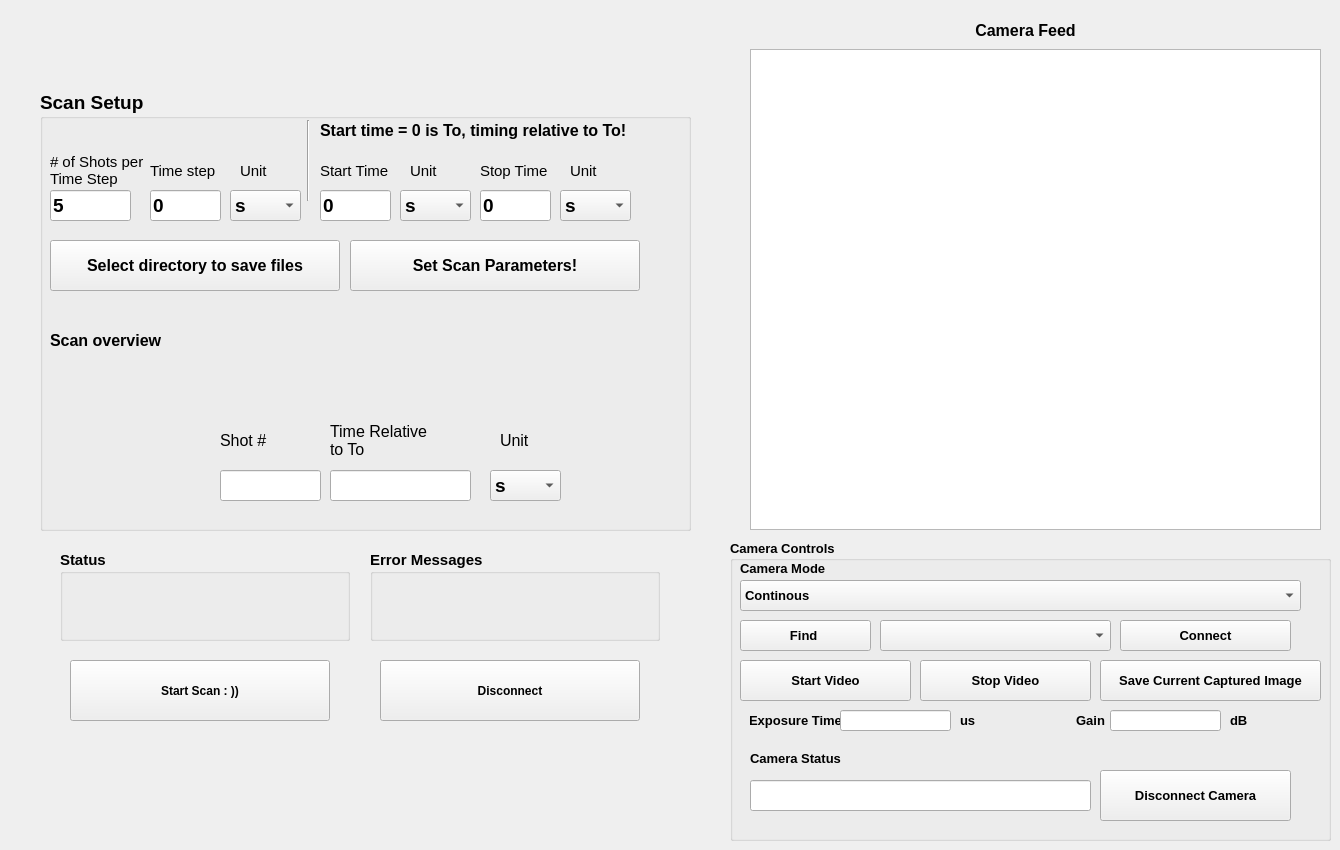
    <widget class="QWidget" name="tab_3">
     <attribute name="title">
      <string>Main Controls</string>
     </attribute>
     <widget class="QGroupBox" name="groupBox_14">
      <property name="geometry">
       <rect>
        <x>370</x>
        <y>550</y>
        <width>290</width>
        <height>91</height>
       </rect>
      </property>
      <property name="font">
       <font>
        <pointsize>11</pointsize>
        <weight>75</weight>
        <bold>true</bold>
       </font>
      </property>
      <property name="title">
       <string>Error Messages</string>
      </property>
      <widget class="QLabel" name="error_msg_label">
       <property name="geometry">
        <rect>
         <x>10</x>
         <y>30</y>
         <width>271</width>
         <height>51</height>
        </rect>
       </property>
       <property name="font">
        <font>
         <pointsize>11</pointsize>
         <weight>50</weight>
         <bold>false</bold>
        </font>
       </property>
       <property name="text">
        <string/>
       </property>
       <property name="wordWrap">
        <bool>true</bool>
       </property>
      </widget>
     </widget>
     <widget class="QPushButton" name="start_scan_bt">
      <property name="geometry">
       <rect>
        <x>70</x>
        <y>660</y>
        <width>260</width>
        <height>61</height>
       </rect>
      </property>
      <property name="font">
       <font>
        <weight>75</weight>
        <bold>true</bold>
       </font>
      </property>
      <property name="text">
       <string>Start Scan : ))</string>
      </property>
     </widget>
     <widget class="QPushButton" name="stop_bt">
      <property name="geometry">
       <rect>
        <x>380</x>
        <y>660</y>
        <width>260</width>
        <height>61</height>
       </rect>
      </property>
      <property name="font">
       <font>
        <weight>75</weight>
        <bold>true</bold>
       </font>
      </property>
      <property name="text">
       <string>Disconnect</string>
      </property>
     </widget>
     <widget class="QGroupBox" name="groupBox_10">
      <property name="geometry">
       <rect>
        <x>60</x>
        <y>550</y>
        <width>290</width>
        <height>91</height>
       </rect>
      </property>
      <property name="font">
       <font>
        <pointsize>11</pointsize>
        <weight>75</weight>
        <bold>true</bold>
       </font>
      </property>
      <property name="title">
       <string>Status</string>
      </property>
      <widget class="QLabel" name="status_label">
       <property name="geometry">
        <rect>
         <x>10</x>
         <y>30</y>
         <width>271</width>
         <height>51</height>
        </rect>
       </property>
       <property name="font">
        <font>
         <pointsize>11</pointsize>
         <weight>50</weight>
         <bold>false</bold>
        </font>
       </property>
       <property name="text">
        <string/>
       </property>
       <property name="wordWrap">
        <bool>true</bool>
       </property>
      </widget>
     </widget>
     <widget class="QLabel" name="label_38">
      <property name="geometry">
       <rect>
        <x>740</x>
        <y>20</y>
        <width>571</width>
        <height>21</height>
       </rect>
      </property>
      <property name="font">
       <font>
        <pointsize>12</pointsize>
        <weight>75</weight>
        <bold>true</bold>
       </font>
      </property>
      <property name="text">
       <string>Camera Feed</string>
      </property>
      <property name="alignment">
       <set>Qt::AlignCenter</set>
      </property>
     </widget>
     <widget class="ImageView" name="CapturedImage">
      <property name="geometry">
       <rect>
        <x>750</x>
        <y>49</y>
        <width>571</width>
        <height>481</height>
       </rect>
      </property>
     </widget>
     <widget class="QGroupBox" name="groupBox_15">
      <property name="geometry">
       <rect>
        <x>730</x>
        <y>540</y>
        <width>601</width>
        <height>301</height>
       </rect>
      </property>
      <property name="font">
       <font>
        <pointsize>10</pointsize>
        <weight>75</weight>
        <bold>true</bold>
       </font>
      </property>
      <property name="title">
       <string>Camera Controls</string>
      </property>
      <widget class="QComboBox" name="ModeComboBox">
       <property name="geometry">
        <rect>
         <x>10</x>
         <y>40</y>
         <width>561</width>
         <height>31</height>
        </rect>
       </property>
       <property name="font">
        <font>
         <pointsize>10</pointsize>
         <weight>75</weight>
         <bold>true</bold>
        </font>
       </property>
       <item>
        <property name="text">
         <string>Continous </string>
        </property>
       </item>
       <item>
        <property name="text">
         <string>Hardware Trigger</string>
        </property>
       </item>
      </widget>
      <widget class="QLabel" name="label_40">
       <property name="geometry">
        <rect>
         <x>10</x>
         <y>20</y>
         <width>111</width>
         <height>16</height>
        </rect>
       </property>
       <property name="font">
        <font>
         <pointsize>10</pointsize>
         <weight>75</weight>
         <bold>true</bold>
        </font>
       </property>
       <property name="text">
        <string>Camera Mode</string>
       </property>
      </widget>
      <widget class="QPushButton" name="StopVideoButton">
       <property name="geometry">
        <rect>
         <x>190</x>
         <y>120</y>
         <width>171</width>
         <height>41</height>
        </rect>
       </property>
       <property name="font">
        <font>
         <pointsize>10</pointsize>
         <weight>75</weight>
         <bold>true</bold>
        </font>
       </property>
       <property name="text">
        <string>Stop Video</string>
       </property>
      </widget>
      <widget class="QPushButton" name="FindButton">
       <property name="geometry">
        <rect>
         <x>10</x>
         <y>80</y>
         <width>131</width>
         <height>31</height>
        </rect>
       </property>
       <property name="font">
        <font>
         <pointsize>10</pointsize>
         <weight>75</weight>
         <bold>true</bold>
        </font>
       </property>
       <property name="text">
        <string>Find </string>
       </property>
      </widget>
      <widget class="QPushButton" name="ConnectButton">
       <property name="geometry">
        <rect>
         <x>390</x>
         <y>80</y>
         <width>171</width>
         <height>31</height>
        </rect>
       </property>
       <property name="font">
        <font>
         <pointsize>10</pointsize>
         <weight>75</weight>
         <bold>true</bold>
        </font>
       </property>
       <property name="text">
        <string>Connect</string>
       </property>
      </widget>
      <widget class="QComboBox" name="Found_Cam_ComboBox">
       <property name="geometry">
        <rect>
         <x>150</x>
         <y>80</y>
         <width>231</width>
         <height>31</height>
        </rect>
       </property>
      </widget>
      <widget class="QPushButton" name="StartVideoButton">
       <property name="geometry">
        <rect>
         <x>10</x>
         <y>120</y>
         <width>171</width>
         <height>41</height>
        </rect>
       </property>
       <property name="font">
        <font>
         <pointsize>10</pointsize>
         <weight>75</weight>
         <bold>true</bold>
        </font>
       </property>
       <property name="text">
        <string>Start Video</string>
       </property>
      </widget>
      <widget class="QLabel" name="label_41">
       <property name="geometry">
        <rect>
         <x>310</x>
         <y>160</y>
         <width>101</width>
         <height>41</height>
        </rect>
       </property>
       <property name="font">
        <font>
         <pointsize>10</pointsize>
         <weight>75</weight>
         <bold>true</bold>
        </font>
       </property>
       <property name="text">
        <string>Gain</string>
       </property>
       <property name="alignment">
        <set>Qt::AlignCenter</set>
       </property>
      </widget>
      <widget class="QLineEdit" name="gain_ip">
       <property name="geometry">
        <rect>
         <x>380</x>
         <y>170</y>
         <width>111</width>
         <height>21</height>
        </rect>
       </property>
      </widget>
      <widget class="QLabel" name="label_42">
       <property name="geometry">
        <rect>
         <x>20</x>
         <y>165</y>
         <width>91</width>
         <height>31</height>
        </rect>
       </property>
       <property name="font">
        <font>
         <pointsize>10</pointsize>
         <weight>75</weight>
         <bold>true</bold>
        </font>
       </property>
       <property name="text">
        <string>Exposure Time</string>
       </property>
       <property name="alignment">
        <set>Qt::AlignCenter</set>
       </property>
      </widget>
      <widget class="QLabel" name="label_43">
       <property name="geometry">
        <rect>
         <x>230</x>
         <y>170</y>
         <width>31</width>
         <height>20</height>
        </rect>
       </property>
       <property name="font">
        <font>
         <pointsize>10</pointsize>
         <weight>75</weight>
         <bold>true</bold>
        </font>
       </property>
       <property name="text">
        <string>us</string>
       </property>
      </widget>
      <widget class="QLineEdit" name="exposure_time_ip">
       <property name="geometry">
        <rect>
         <x>110</x>
         <y>170</y>
         <width>111</width>
         <height>21</height>
        </rect>
       </property>
      </widget>
      <widget class="QLabel" name="label_44">
       <property name="geometry">
        <rect>
         <x>500</x>
         <y>170</y>
         <width>60</width>
         <height>21</height>
        </rect>
       </property>
       <property name="font">
        <font>
         <pointsize>10</pointsize>
         <weight>75</weight>
         <bold>true</bold>
        </font>
       </property>
       <property name="text">
        <string>dB</string>
       </property>
      </widget>
      <widget class="QPushButton" name="DisconnectButton">
       <property name="geometry">
        <rect>
         <x>370</x>
         <y>230</y>
         <width>191</width>
         <height>51</height>
        </rect>
       </property>
       <property name="font">
        <font>
         <pointsize>10</pointsize>
         <weight>75</weight>
         <bold>true</bold>
        </font>
       </property>
       <property name="text">
        <string>Disconnect Camera</string>
       </property>
      </widget>
      <widget class="QPushButton" name="save_captured_img">
       <property name="geometry">
        <rect>
         <x>370</x>
         <y>120</y>
         <width>221</width>
         <height>41</height>
        </rect>
       </property>
       <property name="font">
        <font>
         <pointsize>10</pointsize>
         <weight>75</weight>
         <bold>true</bold>
        </font>
       </property>
       <property name="text">
        <string>Save Current Captured Image</string>
       </property>
      </widget>
      <widget class="QLineEdit" name="cam_disp_messages">
       <property name="geometry">
        <rect>
         <x>20</x>
         <y>240</y>
         <width>341</width>
         <height>31</height>
        </rect>
       </property>
       <property name="readOnly">
        <bool>true</bool>
       </property>
      </widget>
      <widget class="QLabel" name="label_53">
       <property name="geometry">
        <rect>
         <x>20</x>
         <y>210</y>
         <width>111</width>
         <height>16</height>
        </rect>
       </property>
       <property name="font">
        <font>
         <pointsize>10</pointsize>
         <weight>75</weight>
         <bold>true</bold>
        </font>
       </property>
       <property name="text">
        <string>Camera Status</string>
       </property>
      </widget>
     </widget>
     <widget class="QGroupBox" name="groupBox_11">
      <property name="geometry">
       <rect>
        <x>40</x>
        <y>90</y>
        <width>651</width>
        <height>441</height>
       </rect>
      </property>
      <property name="font">
       <font>
        <pointsize>14</pointsize>
        <weight>75</weight>
        <bold>true</bold>
       </font>
      </property>
      <property name="title">
       <string>Scan Setup</string>
      </property>
      <widget class="QLabel" name="status_label_5">
       <property name="geometry">
        <rect>
         <x>10</x>
         <y>50</y>
         <width>291</width>
         <height>51</height>
        </rect>
       </property>
       <property name="font">
        <font>
         <pointsize>11</pointsize>
         <weight>50</weight>
         <bold>false</bold>
        </font>
       </property>
       <property name="text">
        <string/>
       </property>
       <property name="wordWrap">
        <bool>true</bool>
       </property>
      </widget>
      <widget class="QLabel" name="label_55">
       <property name="geometry">
        <rect>
         <x>110</x>
         <y>70</y>
         <width>71</width>
         <height>21</height>
        </rect>
       </property>
       <property name="font">
        <font>
         <pointsize>11</pointsize>
         <weight>50</weight>
         <bold>false</bold>
        </font>
       </property>
       <property name="text">
        <string>Time step</string>
       </property>
       <property name="wordWrap">
        <bool>true</bool>
       </property>
      </widget>
      <widget class="QLabel" name="label_74">
       <property name="geometry">
        <rect>
         <x>10</x>
         <y>240</y>
         <width>551</width>
         <height>21</height>
        </rect>
       </property>
       <property name="font">
        <font>
         <pointsize>12</pointsize>
         <weight>75</weight>
         <bold>true</bold>
        </font>
       </property>
       <property name="autoFillBackground">
        <bool>false</bool>
       </property>
       <property name="text">
        <string>Scan overview</string>
       </property>
       <property name="textFormat">
        <enum>Qt::AutoText</enum>
       </property>
       <property name="scaledContents">
        <bool>false</bool>
       </property>
       <property name="alignment">
        <set>Qt::AlignLeading|Qt::AlignLeft|Qt::AlignVCenter</set>
       </property>
       <property name="textInteractionFlags">
        <set>Qt::LinksAccessibleByMouse</set>
       </property>
      </widget>
      <widget class="QComboBox" name="scan_step_time_unit_select">
       <property name="geometry">
        <rect>
         <x>190</x>
         <y>100</y>
         <width>71</width>
         <height>31</height>
        </rect>
       </property>
       <property name="sizePolicy">
        <sizepolicy hsizetype="Preferred" vsizetype="Maximum">
         <horstretch>0</horstretch>
         <verstretch>0</verstretch>
        </sizepolicy>
       </property>
       <item>
        <property name="text">
         <string>s</string>
        </property>
       </item>
       <item>
        <property name="text">
         <string>ms</string>
        </property>
       </item>
       <item>
        <property name="text">
         <string>us</string>
        </property>
       </item>
       <item>
        <property name="text">
         <string>ns</string>
        </property>
       </item>
       <item>
        <property name="text">
         <string>ps</string>
        </property>
       </item>
      </widget>
      <widget class="QPushButton" name="set_scan_param">
       <property name="enabled">
        <bool>true</bool>
       </property>
       <property name="geometry">
        <rect>
         <x>310</x>
         <y>150</y>
         <width>290</width>
         <height>51</height>
        </rect>
       </property>
       <property name="font">
        <font>
         <pointsize>12</pointsize>
         <weight>75</weight>
         <bold>true</bold>
        </font>
       </property>
       <property name="text">
        <string>Set Scan Parameters!</string>
       </property>
      </widget>
      <widget class="QLineEdit" name="scan_time_step_disp">
       <property name="geometry">
        <rect>
         <x>110</x>
         <y>100</y>
         <width>71</width>
         <height>31</height>
        </rect>
       </property>
       <property name="font">
        <font>
         <pointsize>14</pointsize>
         <weight>75</weight>
         <bold>true</bold>
        </font>
       </property>
       <property name="text">
        <string>0</string>
       </property>
      </widget>
      <widget class="QPushButton" name="select_save_dir">
       <property name="enabled">
        <bool>true</bool>
       </property>
       <property name="geometry">
        <rect>
         <x>10</x>
         <y>150</y>
         <width>290</width>
         <height>51</height>
        </rect>
       </property>
       <property name="font">
        <font>
         <pointsize>12</pointsize>
         <weight>75</weight>
         <bold>true</bold>
        </font>
       </property>
       <property name="text">
        <string>Select directory to save files</string>
       </property>
      </widget>
      <widget class="QLabel" name="label_75">
       <property name="geometry">
        <rect>
         <x>10</x>
         <y>60</y>
         <width>101</width>
         <height>41</height>
        </rect>
       </property>
       <property name="font">
        <font>
         <pointsize>11</pointsize>
         <weight>50</weight>
         <bold>false</bold>
        </font>
       </property>
       <property name="text">
        <string># of Shots per Time Step</string>
       </property>
       <property name="wordWrap">
        <bool>true</bool>
       </property>
      </widget>
      <widget class="QLabel" name="raster_overview_disp_2">
       <property name="geometry">
        <rect>
         <x>10</x>
         <y>270</y>
         <width>631</width>
         <height>61</height>
        </rect>
       </property>
       <property name="font">
        <font>
         <pointsize>12</pointsize>
         <weight>50</weight>
         <bold>false</bold>
        </font>
       </property>
       <property name="text">
        <string/>
       </property>
       <property name="wordWrap">
        <bool>true</bool>
       </property>
      </widget>
      <widget class="QLabel" name="label_72">
       <property name="geometry">
        <rect>
         <x>200</x>
         <y>70</y>
         <width>71</width>
         <height>21</height>
        </rect>
       </property>
       <property name="font">
        <font>
         <pointsize>11</pointsize>
         <weight>50</weight>
         <bold>false</bold>
        </font>
       </property>
       <property name="text">
        <string>Unit</string>
       </property>
       <property name="wordWrap">
        <bool>true</bool>
       </property>
      </widget>
      <widget class="QLineEdit" name="scan_shot_select">
       <property name="geometry">
        <rect>
         <x>10</x>
         <y>100</y>
         <width>81</width>
         <height>31</height>
        </rect>
       </property>
       <property name="font">
        <font>
         <pointsize>14</pointsize>
         <weight>75</weight>
         <bold>true</bold>
        </font>
       </property>
       <property name="text">
        <string>5</string>
       </property>
      </widget>
      <widget class="QLabel" name="label_69">
       <property name="geometry">
        <rect>
         <x>280</x>
         <y>70</y>
         <width>71</width>
         <height>21</height>
        </rect>
       </property>
       <property name="font">
        <font>
         <pointsize>11</pointsize>
         <weight>50</weight>
         <bold>false</bold>
        </font>
       </property>
       <property name="text">
        <string>Start Time</string>
       </property>
       <property name="wordWrap">
        <bool>true</bool>
       </property>
      </widget>
      <widget class="QLabel" name="label_70">
       <property name="geometry">
        <rect>
         <x>440</x>
         <y>70</y>
         <width>71</width>
         <height>21</height>
        </rect>
       </property>
       <property name="font">
        <font>
         <pointsize>11</pointsize>
         <weight>50</weight>
         <bold>false</bold>
        </font>
       </property>
       <property name="text">
        <string>Stop Time</string>
       </property>
       <property name="wordWrap">
        <bool>true</bool>
       </property>
      </widget>
      <widget class="QComboBox" name="scan_start_time_unit_select">
       <property name="geometry">
        <rect>
         <x>360</x>
         <y>100</y>
         <width>71</width>
         <height>31</height>
        </rect>
       </property>
       <property name="sizePolicy">
        <sizepolicy hsizetype="Preferred" vsizetype="Maximum">
         <horstretch>0</horstretch>
         <verstretch>0</verstretch>
        </sizepolicy>
       </property>
       <item>
        <property name="text">
         <string>s</string>
        </property>
       </item>
       <item>
        <property name="text">
         <string>ms</string>
        </property>
       </item>
       <item>
        <property name="text">
         <string>us</string>
        </property>
       </item>
       <item>
        <property name="text">
         <string>ns</string>
        </property>
       </item>
       <item>
        <property name="text">
         <string>ps</string>
        </property>
       </item>
      </widget>
      <widget class="QLineEdit" name="scan_start_time_disp">
       <property name="geometry">
        <rect>
         <x>280</x>
         <y>100</y>
         <width>71</width>
         <height>31</height>
        </rect>
       </property>
       <property name="text">
        <string>0</string>
       </property>
      </widget>
      <widget class="QLabel" name="label_73">
       <property name="geometry">
        <rect>
         <x>370</x>
         <y>70</y>
         <width>71</width>
         <height>21</height>
        </rect>
       </property>
       <property name="font">
        <font>
         <pointsize>11</pointsize>
         <weight>50</weight>
         <bold>false</bold>
        </font>
       </property>
       <property name="text">
        <string>Unit</string>
       </property>
       <property name="wordWrap">
        <bool>true</bool>
       </property>
      </widget>
      <widget class="QComboBox" name="scan_stop_time_unit_select">
       <property name="geometry">
        <rect>
         <x>520</x>
         <y>100</y>
         <width>71</width>
         <height>31</height>
        </rect>
       </property>
       <property name="sizePolicy">
        <sizepolicy hsizetype="Preferred" vsizetype="Maximum">
         <horstretch>0</horstretch>
         <verstretch>0</verstretch>
        </sizepolicy>
       </property>
       <item>
        <property name="text">
         <string>s</string>
        </property>
       </item>
       <item>
        <property name="text">
         <string>ms</string>
        </property>
       </item>
       <item>
        <property name="text">
         <string>us</string>
        </property>
       </item>
       <item>
        <property name="text">
         <string>ns</string>
        </property>
       </item>
       <item>
        <property name="text">
         <string>ps</string>
        </property>
       </item>
      </widget>
      <widget class="QLabel" name="label_76">
       <property name="geometry">
        <rect>
         <x>530</x>
         <y>70</y>
         <width>71</width>
         <height>21</height>
        </rect>
       </property>
       <property name="font">
        <font>
         <pointsize>11</pointsize>
         <weight>50</weight>
         <bold>false</bold>
        </font>
       </property>
       <property name="text">
        <string>Unit</string>
       </property>
       <property name="wordWrap">
        <bool>true</bool>
       </property>
      </widget>
      <widget class="QLineEdit" name="scan_stop_time_disp">
       <property name="geometry">
        <rect>
         <x>440</x>
         <y>100</y>
         <width>71</width>
         <height>31</height>
        </rect>
       </property>
       <property name="text">
        <string>0</string>
       </property>
      </widget>
      <widget class="Line" name="line_3">
       <property name="geometry">
        <rect>
         <x>253</x>
         <y>30</y>
         <width>31</width>
         <height>81</height>
        </rect>
       </property>
       <property name="orientation">
        <enum>Qt::Vertical</enum>
       </property>
      </widget>
      <widget class="QLabel" name="label_77">
       <property name="geometry">
        <rect>
         <x>280</x>
         <y>30</y>
         <width>341</width>
         <height>21</height>
        </rect>
       </property>
       <property name="font">
        <font>
         <pointsize>12</pointsize>
         <weight>75</weight>
         <bold>true</bold>
        </font>
       </property>
       <property name="autoFillBackground">
        <bool>false</bool>
       </property>
       <property name="text">
        <string>Start time = 0 is To, timing relative to To!</string>
       </property>
       <property name="textFormat">
        <enum>Qt::AutoText</enum>
       </property>
       <property name="scaledContents">
        <bool>false</bool>
       </property>
       <property name="alignment">
        <set>Qt::AlignLeading|Qt::AlignLeft|Qt::AlignVCenter</set>
       </property>
       <property name="textInteractionFlags">
        <set>Qt::LinksAccessibleByMouse</set>
       </property>
      </widget>
      <widget class="QLabel" name="label_78">
       <property name="geometry">
        <rect>
         <x>180</x>
         <y>330</y>
         <width>101</width>
         <height>41</height>
        </rect>
       </property>
       <property name="font">
        <font>
         <pointsize>12</pointsize>
         <weight>50</weight>
         <bold>false</bold>
        </font>
       </property>
       <property name="text">
        <string>Shot # </string>
       </property>
       <property name="wordWrap">
        <bool>true</bool>
       </property>
      </widget>
      <widget class="QLineEdit" name="ShotCounter_disp">
       <property name="geometry">
        <rect>
         <x>180</x>
         <y>380</y>
         <width>101</width>
         <height>31</height>
        </rect>
       </property>
       <property name="font">
        <font>
         <pointsize>11</pointsize>
         <weight>75</weight>
         <bold>true</bold>
        </font>
       </property>
      </widget>
      <widget class="QLabel" name="label_79">
       <property name="geometry">
        <rect>
         <x>290</x>
         <y>330</y>
         <width>101</width>
         <height>41</height>
        </rect>
       </property>
       <property name="font">
        <font>
         <pointsize>12</pointsize>
         <weight>50</weight>
         <bold>false</bold>
        </font>
       </property>
       <property name="text">
        <string>Time Relative to To</string>
       </property>
       <property name="wordWrap">
        <bool>true</bool>
       </property>
      </widget>
      <widget class="QLineEdit" name="rel_time_disp">
       <property name="geometry">
        <rect>
         <x>290</x>
         <y>380</y>
         <width>141</width>
         <height>31</height>
        </rect>
       </property>
       <property name="font">
        <font>
         <pointsize>11</pointsize>
         <weight>75</weight>
         <bold>true</bold>
        </font>
       </property>
      </widget>
      <widget class="QLabel" name="label_80">
       <property name="geometry">
        <rect>
         <x>460</x>
         <y>340</y>
         <width>71</width>
         <height>21</height>
        </rect>
       </property>
       <property name="font">
        <font>
         <pointsize>12</pointsize>
         <weight>50</weight>
         <bold>false</bold>
        </font>
       </property>
       <property name="text">
        <string>Unit</string>
       </property>
       <property name="wordWrap">
        <bool>true</bool>
       </property>
      </widget>
      <widget class="QComboBox" name="rel_time_unit_disp">
       <property name="geometry">
        <rect>
         <x>450</x>
         <y>380</y>
         <width>71</width>
         <height>31</height>
        </rect>
       </property>
       <property name="sizePolicy">
        <sizepolicy hsizetype="Preferred" vsizetype="Maximum">
         <horstretch>0</horstretch>
         <verstretch>0</verstretch>
        </sizepolicy>
       </property>
       <item>
        <property name="text">
         <string>s</string>
        </property>
       </item>
       <item>
        <property name="text">
         <string>ms</string>
        </property>
       </item>
       <item>
        <property name="text">
         <string>us</string>
        </property>
       </item>
       <item>
        <property name="text">
         <string>ns</string>
        </property>
       </item>
       <item>
        <property name="text">
         <string>ps</string>
        </property>
       </item>
      </widget>
     </widget>
    </widget>
